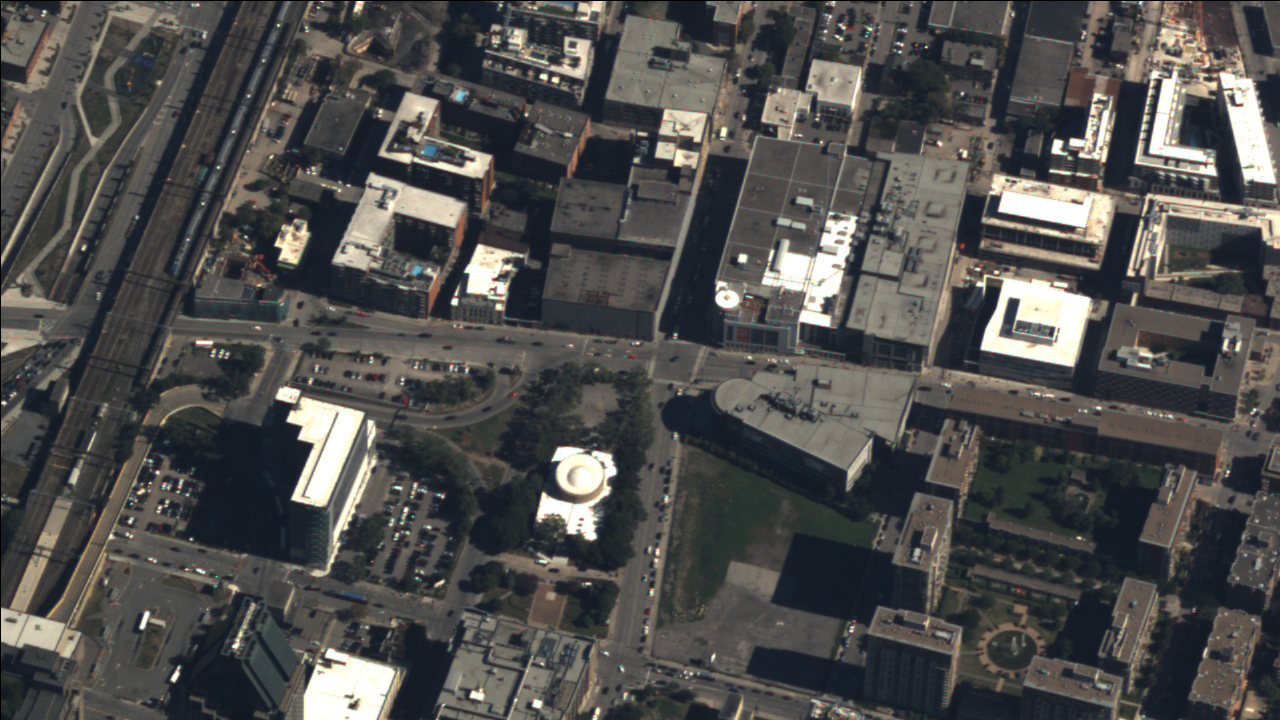
//> input picture CyclopeanOpticalFlow/images/im1.png, 1280 x 720 px
$ ./main images/im1.png images/im2.png 3   (built with g++ and OpenCV 4)
//> lines starting //> are read from the running program, lines starting //| are printed output that depends on the picture
### CyclopeanOpticalFlow/test_functions.h
#pragma once

class LineFunc {
public:
    LineFunc(double m, double c, double s);

    double operator()(double x) const;
    double prime(double x) const;
    double double_prime(double x) const;

private:
    double m_m;
    double m_c;
    double m_s;
};

class SinFunc {
public:
    SinFunc(double s);

    double operator()(double x) const;
    double prime(double x) const;
    double double_prime(double x) const;

private:
    double m_s;
};

### CyclopeanOpticalFlow/exportResults.h
#pragma once


void matrixToTxt(const std::vector<std::vector<double>>& m, std::string txt_name);

### CyclopeanOpticalFlow/displayResults.h
#pragma once

#include <vector>
#include <iostream>
#include <boost/math/interpolators/cardinal_cubic_b_spline.hpp>


//-----------------------------------------------------Display Functions, Optical Flow----------------------------------------------------------

int displayFlowLine(std::vector<std::vector<double>>& v, boost::math::interpolators::cardinal_cubic_b_spline<double> f1, boost::math::interpolators::cardinal_cubic_b_spline<double> f2, int start, int end);

int display_function(boost::math::interpolators::cardinal_cubic_b_spline<double> f1, boost::math::interpolators::cardinal_cubic_b_spline<double> f2, double start, double end, double step = 1);

int display_vector(std::vector<double> f1, double f1_start, double f1_end, double f1_step, std::vector<double> f2, double f2_start, double f2_end, double f2_step);

### CyclopeanOpticalFlow/tools.h
#pragma once
#include <vector>
#include <random>

#define TOLERANCE 0.00001
#define TOLERANCEL 0.5
#define FIXED_SEED 123

template<typename T>
using Matrix2D = std::vector<std::vector<T>>;

template<typename T>
// [39 lines left out: function uniformDistribution2D, not called in this run]

template<typename T>
 // [4 lines left out: function isEqualL, not called in this run]

 template<typename T>
 // [4 lines left out: function isEqual, not called in this run]

 template<typename T>
 // [7 lines left out: function mean, not called in this run]

 template<typename T>
 // [9 lines left out: function variance, not called in this run]

 template<typename T>
 // [9 lines left out: function covariance, not called in this run]

 template<typename T>
 T pearsonCorrelation(T data1[], T data2[], int n) {
     return covariance(data1, data2, n) / (sqrt(variance(data1, n)) * sqrt(variance(data2, n)));
 }

 template<typename T>
 // [7 lines left out: function L2Norm, not called in this run]

### CyclopeanOpticalFlow/cyclopeanOpticalFlow.h
#pragma once
#include <iostream>
#include <vector>

//-----------------------------------------------------Main Functions----------------------------------------------------------

std::vector<double> pyr_flow_1d_v0(int iterations, const std::vector<std::vector<double>>& list_v0, double p0, std::vector<boost::math::interpolators::cardinal_cubic_b_spline<double>> list_f1, std::vector<boost::math::interpolators::cardinal_cubic_b_spline<double>> list_f2, int e_threshold = 0, double threshold = 0.01);

std::vector<double> testPyramidalFlowPoint(const std::vector<std::vector<double>>& list_v0, double p0, std::vector<boost::math::interpolators::cardinal_cubic_b_spline<double>> list_f1, std::vector<boost::math::interpolators::cardinal_cubic_b_spline<double>> list_f2, int e_threshold = 0, double threshold = 0.01, int iterations = 10);

std::vector<std::vector<double>> cyclopeanOpticalFlowRow(int iterations, const std::vector<std::vector<double>>& list_v0, std::vector<boost::math::interpolators::cardinal_cubic_b_spline<double>> list_f1, std::vector<boost::math::interpolators::cardinal_cubic_b_spline<double>> list_f2, double start, double end, int e_threshold = 0, double threshold = 0.01);

std::vector<double> cyclopeanOpticalFlowPoint(int iterations, const std::vector<std::vector<double>>& list_v0, std::vector<boost::math::interpolators::cardinal_cubic_b_spline<double>> list_f1, std::vector<boost::math::interpolators::cardinal_cubic_b_spline<double>> list_f2, double p0, int e_threshold = 0, double threshold = 0.01);

### CyclopeanOpticalFlow/imageTools.h
#pragma once
#include <opencv2/opencv.hpp>
#include <vector>

// Rezising image
cv::Mat resizeImage(const cv::Mat &im, int scale);

// Obtaining an image's data
std::vector< std::vector<double>> obtainImageData(const cv::Mat& im);

### CyclopeanOpticalFlow/imageTools.cpp
#include "imageTools.h"

#include <vector>
#include <opencv2/opencv.hpp>
#include <iostream>


cv::Mat resizeImage(const cv::Mat& im, int scale) {
	int im_rows = im.rows;
	int im_cols = im.cols;

	int new_im_rows = im_rows / scale;
	int new_im_cols = im_cols / scale;

	cv::Mat resize_im;

	cv::resize(im, resize_im, cv::Size(new_im_cols, new_im_rows), cv::INTER_LINEAR);

	return resize_im;
}

std::vector<std::vector<double>> obtainImageData(const cv::Mat& im) {

	std::vector< std::vector<double>> im_pixels(im.rows, std::vector<double>(im.cols, 0));

	// Access each pixel and give it a value
	for (int row = 0; row < im.rows; row++) {
		for (int col = 0; col < im.cols; col++) {
			int intensity = (double)im.at<uchar>(row, col);
			im_pixels[row][col] = intensity;
		}
	}

	return im_pixels;
}

### CyclopeanOpticalFlow/main.cpp
#include <iostream>
#include <typeinfo>
#include <boost/math/interpolators/cardinal_cubic_b_spline.hpp>
#include <opencv2/core/core.hpp>

#include "imageTools.h"
#include "cyclopeanOpticalFlow.h"
#include "tools.h"
#include "pyramid.h"
#include "displayResults.h"
#include "exportResults.h"

void estimateOpticalFlow(cv::Mat im1, cv::Mat im2);

int main(int argc, char* argv[]) {

	// Processing the images
	int scale = atoi(argv[3]);
	cv::Mat im1 = resizeImage(cv::imread(argv[1], cv::IMREAD_GRAYSCALE), scale);
//> in resizeImage, `cv::resize(im, resize_im, cv::Size(new_im_cols, new_im_rows), cv::INTE..`:
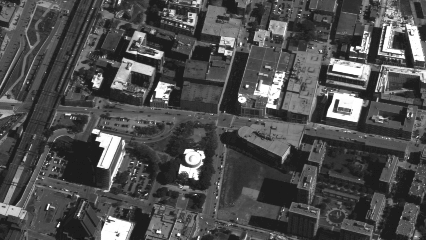
//> resize_im: 240 rows x 426 cols, CV_8UC1; min 21, max 255, mean 78.4
	cv::Mat im2 = resizeImage(cv::imread(argv[2], cv::IMREAD_GRAYSCALE), scale);
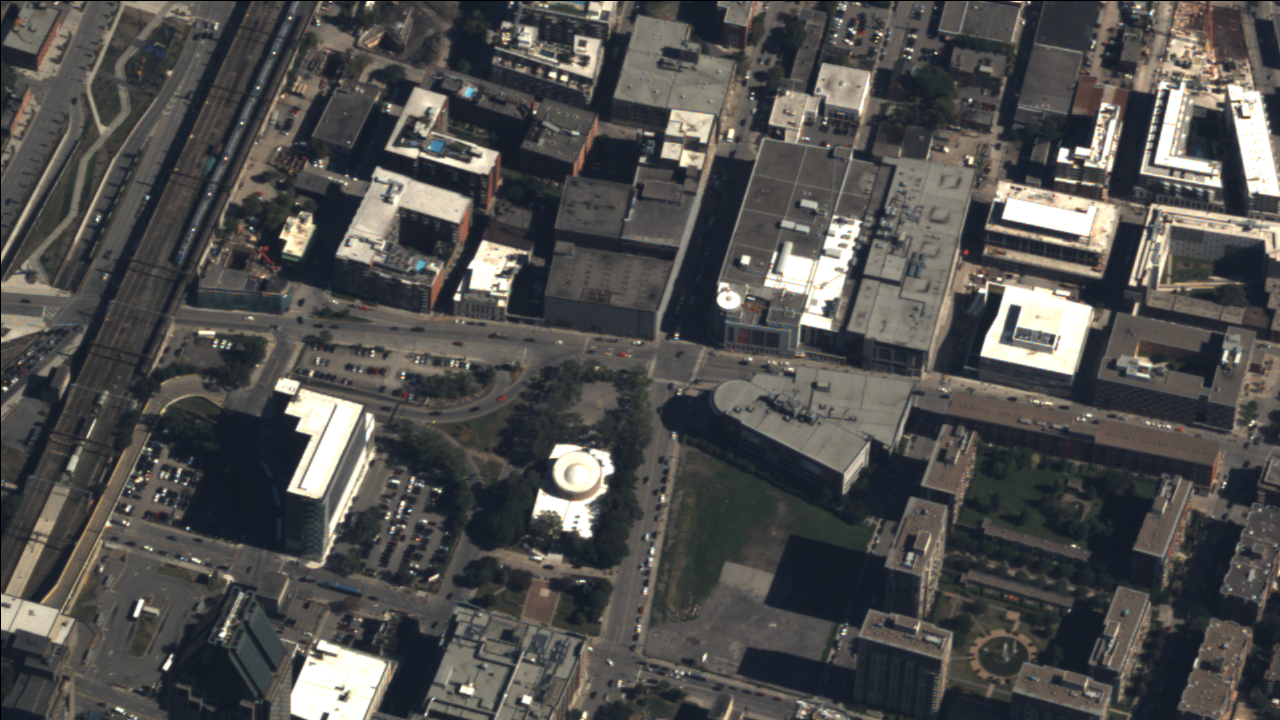
//> input picture CyclopeanOpticalFlow/images/im2.png, 1280 x 720 px
//> call 2 of resizeImage, with scale = 3
//> in resizeImage (call 2), `cv::resize(im, resize_im, cv::Size(new_im_cols, new_im_rows), cv::INTE..`:
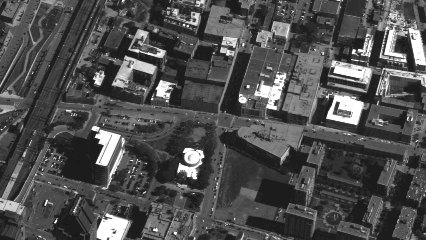
//> resize_im: 240 rows x 426 cols, CV_8UC1; min 21, max 255, mean 79.2

	// Error: Empty image
	if (im1.empty() || im2.empty()) {
		std::cout << "Image File "
			<< "Not Found" << std::endl;

		// wait for any key press
		std::cin.get();
		return -1;
	}

	//Estimate Optical Flow
	estimateOpticalFlow(im1, im2);

	return 0;
}

void estimateOpticalFlow(cv::Mat im1, cv::Mat im2) {
	// Get image data
	std::vector< std::vector<double>> im1_data;
	im1_data = obtainImageData(im1);
//> im1_data = 240 items

	std::vector< std::vector<double>> im2_data;
	im2_data = obtainImageData(im2);
//> im2_data = 240 items

	std::vector<double> row1 = im1_data[10];
//> row1 = 426 values, max 244 at index 387, min 28 at index 0, mean 75.98
	std::vector<double> row2 = im2_data[10];
//> row2 = 426 values, max 240 at index 175, min 28 at index 153, mean 75.25


	//Generate Functions
	int test_n = 0;
//> (the run ends here: the program needs code that is not available in this run, at `std::vector<boost::math::interpolators::cardinal_cubic_b_spline<double..`)
